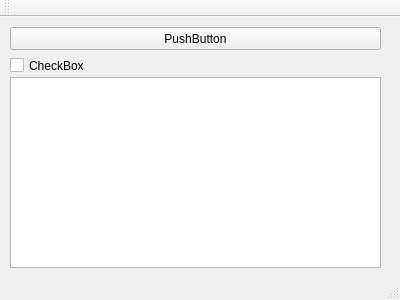
<?xml version="1.0" encoding="UTF-8"?>
<ui version="4.0">
 <class>MainWindow</class>
 <widget class="QMainWindow" name="MainWindow">
  <property name="geometry">
   <rect>
    <x>0</x>
    <y>0</y>
    <width>400</width>
    <height>300</height>
   </rect>
  </property>
  <property name="windowTitle">
   <string>MainWindow</string>
  </property>
  <widget class="QWidget" name="centralWidget">
   <widget class="QPushButton" name="pushButton">
    <property name="geometry">
     <rect>
      <x>10</x>
      <y>10</y>
      <width>371</width>
      <height>23</height>
     </rect>
    </property>
    <property name="text">
     <string>PushButton</string>
    </property>
   </widget>
   <widget class="QCheckBox" name="checkBox">
    <property name="geometry">
     <rect>
      <x>10</x>
      <y>40</y>
      <width>371</width>
      <height>17</height>
     </rect>
    </property>
    <property name="text">
     <string>CheckBox</string>
    </property>
   </widget>
   <widget class="QPlainTextEdit" name="plainTextEdit">
    <property name="geometry">
     <rect>
      <x>10</x>
      <y>60</y>
      <width>371</width>
      <height>191</height>
     </rect>
    </property>
   </widget>
  </widget>
  <widget class="QMenuBar" name="menuBar">
   <property name="geometry">
    <rect>
     <x>0</x>
     <y>0</y>
     <width>400</width>
     <height>21</height>
    </rect>
   </property>
  </widget>
  <widget class="QToolBar" name="mainToolBar">
   <attribute name="toolBarArea">
    <enum>TopToolBarArea</enum>
   </attribute>
   <attribute name="toolBarBreak">
    <bool>false</bool>
   </attribute>
  </widget>
  <widget class="QStatusBar" name="statusBar"/>
 </widget>
 <layoutdefault spacing="6" margin="11"/>
 <resources/>
 <connections/>
</ui>
